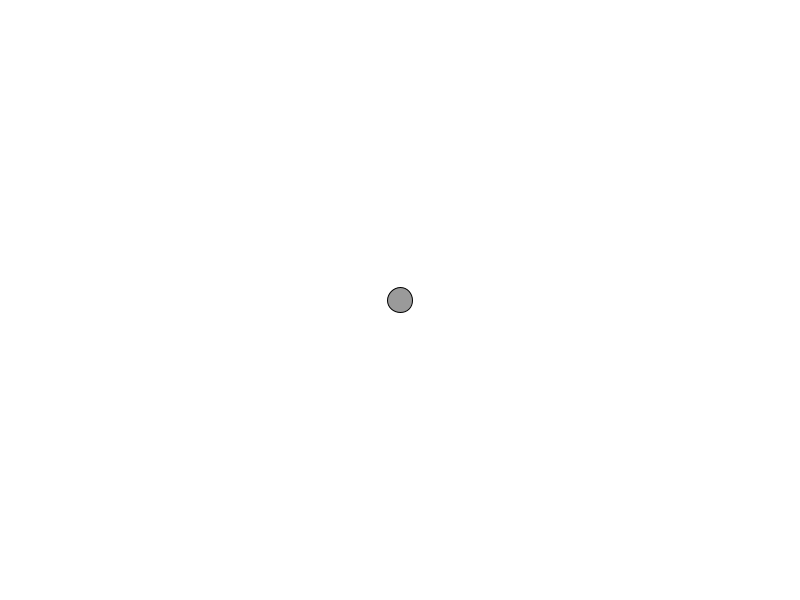
Frame 1 (no input)
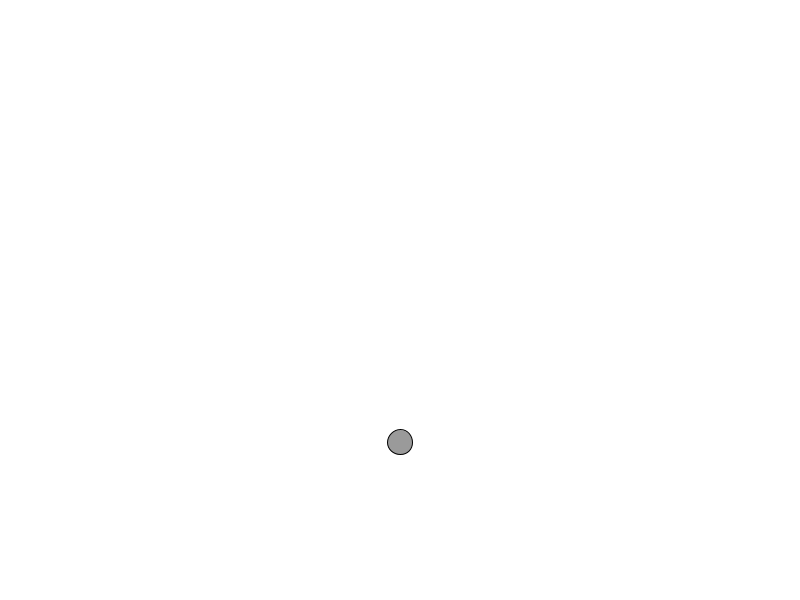
Frame 60 (the mouse pressed at the canvas centre just before this capture)
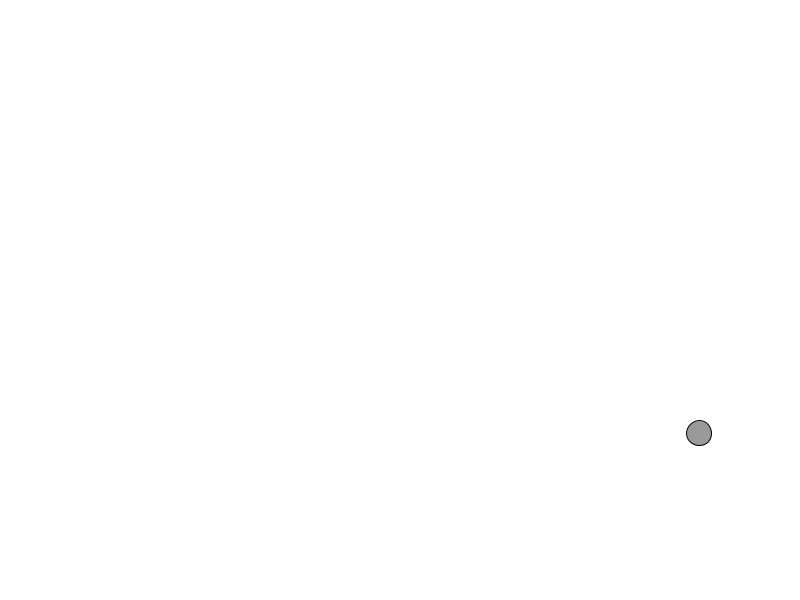
Frame 120 (the mouse held since frame 60 and released just before this capture)

The Processing sketch that drew these frames (run headless with seeded random() and noise(); from frame 60 on, the mouse is pressed at the canvas centre):

// Processing sketch: Force1
// ── Force1.pde
Mover m;
PVector gravity;
PVector wind;
void setup()
{
  size(800,600);
  //background(255);
  m = new Mover();
  gravity = new PVector(0,0.3);
  wind = new PVector(0.3,0);
}

void draw()
{
  background(255);
  m.render();
  m.applyForce(gravity);
  if(mousePressed)
  {
    m.applyForce(wind);
  }
  m.update();
  m.edges();
}
// ── Mover.pde
class Mover
{
  PVector location;
  PVector velocity;
  PVector acceleration;

  float t;
  Mover()
  {
    location = new PVector(width/2, height/2);
    velocity = new PVector(0,0);
    acceleration = new PVector(0,0);
    
    t=0;
  }
  
  void update()
  {

    velocity.add(acceleration);
    location.add(velocity);
    acceleration.mult(0);
  }
  
  void edges()
  {

    if(location.x > width) 
    {
      location.x = width;
      velocity.x *= -1;

    }
    else if(location.x < 0)
    {
      location.x = 0;
      velocity.x *= -1;
    }
    
    if(location.y > height) 
    {
      velocity.y *= -1;
      location.y = height;
    }
    else if(location.y < 0) 
    {
      location.y = 0;
      velocity.y *= -1;
    }

  }
  
  void render()
  {
    int col1 = (int)map(noise(t*0.02),0,1, 0,255);
    int col2 = (int)map(noise(t*0.10),0,1, 0,255);
    int col3 = (int)map(noise(t*0.005), 0,1, 0,255);
    
    fill(col1,col2,col3);
    ellipse(location.x, location.y, 25,25);
  }
  //Newton's 2nd law of motion(the begining)
  void applyForce(PVector force)
  {
    acceleration.add(force);
  }
}
